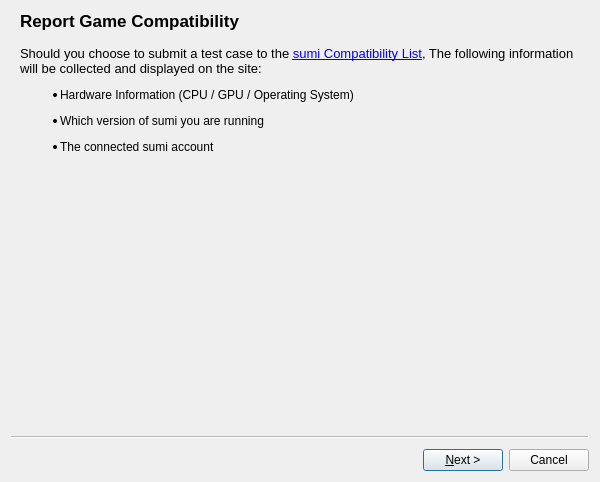
<?xml version="1.0" encoding="UTF-8"?>
<ui version="4.0">
    <class>CompatDB</class>
    <widget class="QWizard" name="CompatDB">
        <property name="geometry">
            <rect>
                <x>0</x>
                <y>0</y>
                <width>600</width>
                <height>482</height>
            </rect>
        </property>
        <property name="minimumSize">
            <size>
                <width>500</width>
                <height>410</height>
            </size>
        </property>
        <property name="windowTitle">
            <string>Report Compatibility</string>
        </property>
        <property name="options">
            <set>
                QWizard::DisabledBackButtonOnLastPage|QWizard::HelpButtonOnRight|QWizard::NoBackButtonOnStartPage</set>
        </property>
        <widget class="QWizardPage" name="wizard_Info">
            <property name="title">
                <string>Report Game Compatibility</string>
            </property>
            <attribute name="pageId">
                <string notr="true">0</string>
            </attribute>
            <layout class="QVBoxLayout" name="verticalLayout">
                <item>
                    <widget class="QLabel" name="lbl_Spiel">
                        <property name="text">
                            <string>&lt;html&gt;&lt;head/&gt;&lt;body&gt;&lt;p&gt;&lt;span
                                style=&quot; font-size:10pt;&quot;&gt;Should you choose to submit a
                                test case to the &lt;/span&gt;&lt;a
                                href=&quot;https://sumi-emu.org/game/&quot;&gt;&lt;span style=&quot;
                                font-size:10pt; text-decoration: underline;
                                color:#0000ff;&quot;&gt;sumi Compatibility
                                List&lt;/span&gt;&lt;/a&gt;&lt;span style=&quot;
                                font-size:10pt;&quot;&gt;, The following information will be
                                collected and displayed on the site:&lt;/span&gt;&lt;/p&gt;&lt;ul
                                style=&quot;margin-top: 0px; margin-bottom: 0px; margin-left: 0px;
                                margin-right: 0px; -qt-list-indent: 1;&quot;&gt;&lt;li style=&quot;
                                margin-top:12px; margin-bottom:12px; margin-left:0px;
                                margin-right:0px; -qt-block-indent:0;
                                text-indent:0px;&quot;&gt;Hardware Information (CPU / GPU /
                                Operating System)&lt;/li&gt;&lt;li style=&quot; margin-top:12px;
                                margin-bottom:12px; margin-left:0px; margin-right:0px;
                                -qt-block-indent:0; text-indent:0px;&quot;&gt;Which version of sumi
                                you are running&lt;/li&gt;&lt;li style=&quot; margin-top:12px;
                                margin-bottom:12px; margin-left:0px; margin-right:0px;
                                -qt-block-indent:0; text-indent:0px;&quot;&gt;The connected sumi
                                account&lt;/li&gt;&lt;/ul&gt;&lt;/body&gt;&lt;/html&gt;</string>
                        </property>
                        <property name="wordWrap">
                            <bool>true</bool>
                        </property>
                        <property name="openExternalLinks">
                            <bool>true</bool>
                        </property>
                    </widget>
                </item>
                <item>
                    <spacer name="verticalSpacer_2">
                        <property name="orientation">
                            <enum>Qt::Vertical</enum>
                        </property>
                        <property name="sizeHint" stdset="0">
                            <size>
                                <width>20</width>
                                <height>0</height>
                            </size>
                        </property>
                    </spacer>
                </item>
            </layout>
        </widget>
        <widget class="QWizardPage" name="wizard_GameBoot">
            <property name="title">
                <string>Report Game Compatibility</string>
            </property>
            <attribute name="pageId">
                <string notr="true">1</string>
            </attribute>
            <layout class="QFormLayout" name="formLayout1">
                <item row="0" column="0" colspan="2">
                    <widget class="QLabel" name="lbl_Independent1">
                        <property name="font">
                            <font>
                                <pointsize>10</pointsize>
                            </font>
                        </property>
                        <property name="text">
                            <string>&lt;html&gt;&lt;head/&gt;&lt;body&gt;&lt;p&gt;Does the game
                                boot?&lt;/p&gt;&lt;/body&gt;&lt;/html&gt;</string>
                        </property>
                        <property name="wordWrap">
                            <bool>true</bool>
                        </property>
                    </widget>
                </item>
                <item row="1" column="0" colspan="2">
                    <spacer name="verticalSpacer1">
                        <property name="orientation">
                            <enum>Qt::Vertical</enum>
                        </property>
                        <property name="sizeHint" stdset="0">
                            <size>
                                <width>20</width>
                                <height>0</height>
                            </size>
                        </property>
                    </spacer>
                </item>
                <item row="2" column="0">
                    <widget class="QRadioButton" name="radioButton_GameBoot_Yes">
                        <property name="text">
                            <string>Yes The game starts to output video or audio</string>
                        </property>
                    </widget>
                </item>
                <item row="4" column="0">
                    <widget class="QRadioButton" name="radioButton_GameBoot_No">
                        <property name="text">
                            <string>No The game doesn't get past the &quot;Launching...&quot; screen</string>
                        </property>
                    </widget>
                </item>
            </layout>
        </widget>
        <widget class="QWizardPage" name="wizard_GamePlay">
            <property name="title">
                <string>Report Game Compatibility</string>
            </property>
            <attribute name="pageId">
                <string notr="true">2</string>
            </attribute>
            <layout class="QFormLayout" name="formLayout2">
                <item row="2" column="0">
                    <widget class="QRadioButton" name="radioButton_Gameplay_Yes">
                        <property name="text">
                            <string>Yes The game gets past the intro/menu and into gameplay</string>
                        </property>
                    </widget>
                </item>
                <item row="4" column="0">
                    <widget class="QRadioButton" name="radioButton_Gameplay_No">
                        <property name="text">
                            <string>No The game crashes or freezes while loading or using the menu</string>
                        </property>
                    </widget>
                </item>
                <item row="0" column="0" colspan="2">
                    <widget class="QLabel" name="lbl_Independent2">
                        <property name="font">
                            <font>
                                <pointsize>10</pointsize>
                            </font>
                        </property>
                        <property name="text">
                            <string>&lt;html&gt;&lt;head/&gt;&lt;body&gt;&lt;p&gt;Does the game
                                reach gameplay?&lt;/p&gt;&lt;/body&gt;&lt;/html&gt;</string>
                        </property>
                        <property name="wordWrap">
                            <bool>true</bool>
                        </property>
                    </widget>
                </item>
                <item row="1" column="0" colspan="2">
                    <spacer name="verticalSpacer2">
                        <property name="orientation">
                            <enum>Qt::Vertical</enum>
                        </property>
                        <property name="sizeHint" stdset="0">
                            <size>
                                <width>20</width>
                                <height>0</height>
                            </size>
                        </property>
                    </spacer>
                </item>
            </layout>
        </widget>
        <widget class="QWizardPage" name="wizard_NoFreeze">
            <property name="title">
                <string>Report Game Compatibility</string>
            </property>
            <attribute name="pageId">
                <string notr="true">3</string>
            </attribute>
            <layout class="QFormLayout" name="formLayout3">
                <item row="2" column="0">
                    <widget class="QRadioButton" name="radioButton_NoFreeze_Yes">
                        <property name="text">
                            <string>Yes The game works without crashes</string>
                        </property>
                    </widget>
                </item>
                <item row="4" column="0">
                    <widget class="QRadioButton" name="radioButton_NoFreeze_No">
                        <property name="text">
                            <string>No The game crashes or freezes during gameplay</string>
                        </property>
                    </widget>
                </item>
                <item row="0" column="0" colspan="2">
                    <widget class="QLabel" name="lbl_Independent3">
                        <property name="font">
                            <font>
                                <pointsize>10</pointsize>
                            </font>
                        </property>
                        <property name="text">
                            <string>&lt;html&gt;&lt;head/&gt;&lt;body&gt;&lt;p&gt;Does the game work
                                without crashing, freezing or locking up during
                                gameplay?&lt;/p&gt;&lt;/body&gt;&lt;/html&gt;</string>
                        </property>
                        <property name="wordWrap">
                            <bool>true</bool>
                        </property>
                    </widget>
                </item>
                <item row="1" column="0" colspan="2">
                    <spacer name="verticalSpacer3">
                        <property name="orientation">
                            <enum>Qt::Vertical</enum>
                        </property>
                        <property name="sizeHint" stdset="0">
                            <size>
                                <width>20</width>
                                <height>0</height>
                            </size>
                        </property>
                    </spacer>
                </item>
            </layout>
        </widget>
        <widget class="QWizardPage" name="wizard_Complete">
            <property name="title">
                <string>Report Game Compatibility</string>
            </property>
            <attribute name="pageId">
                <string notr="true">4</string>
            </attribute>
            <layout class="QFormLayout" name="formLayout4">
                <item row="2" column="0">
                    <widget class="QRadioButton" name="radioButton_Complete_Yes">
                        <property name="text">
                            <string>Yes The game can be finished without any workarounds</string>
                        </property>
                    </widget>
                </item>
                <item row="4" column="0">
                    <widget class="QRadioButton" name="radioButton_Complete_No">
                        <property name="text">
                            <string>No The game can't progress past a certain area</string>
                        </property>
                    </widget>
                </item>
                <item row="0" column="0" colspan="2">
                    <widget class="QLabel" name="lbl_Independent4">
                        <property name="font">
                            <font>
                                <pointsize>10</pointsize>
                            </font>
                        </property>
                        <property name="text">
                            <string>&lt;html&gt;&lt;head/&gt;&lt;body&gt;&lt;p&gt;Is the game
                                completely playable from start to
                                finish?&lt;/p&gt;&lt;/body&gt;&lt;/html&gt;</string>
                        </property>
                        <property name="wordWrap">
                            <bool>true</bool>
                        </property>
                    </widget>
                </item>
                <item row="1" column="0" colspan="2">
                    <spacer name="verticalSpacer4">
                        <property name="orientation">
                            <enum>Qt::Vertical</enum>
                        </property>
                        <property name="sizeHint" stdset="0">
                            <size>
                                <width>20</width>
                                <height>0</height>
                            </size>
                        </property>
                    </spacer>
                </item>
            </layout>
        </widget>
        <widget class="QWizardPage" name="wizard_Graphical">
            <property name="title">
                <string>Report Game Compatibility</string>
            </property>
            <attribute name="pageId">
                <string notr="true">5</string>
            </attribute>
            <layout class="QFormLayout" name="formLayout5">
                <item row="2" column="0">
                    <widget class="QRadioButton" name="radioButton_Graphical_Major">
                        <property name="text">
                            <string>Major The game has major graphical errors</string>
                        </property>
                    </widget>
                </item>
                <item row="4" column="0">
                    <widget class="QRadioButton" name="radioButton_Graphical_Minor">
                        <property name="text">
                            <string>Minor The game has minor graphical errors</string>
                        </property>
                    </widget>
                </item>
                <item row="6" column="0">
                    <widget class="QRadioButton" name="radioButton_Graphical_No">
                        <property name="text">
                            <string>None Everything is rendered as it looks on the Nintendo Switch</string>
                        </property>
                    </widget>
                </item>
                <item row="0" column="0" colspan="2">
                    <widget class="QLabel" name="lbl_Independent5">
                        <property name="font">
                            <font>
                                <pointsize>10</pointsize>
                            </font>
                        </property>
                        <property name="text">
                            <string>&lt;html&gt;&lt;head/&gt;&lt;body&gt;&lt;p&gt;Does the game have
                                any graphical glitches?&lt;/p&gt;&lt;/body&gt;&lt;/html&gt;</string>
                        </property>
                        <property name="wordWrap">
                            <bool>true</bool>
                        </property>
                    </widget>
                </item>
                <item row="1" column="0" colspan="2">
                    <spacer name="verticalSpacer5">
                        <property name="orientation">
                            <enum>Qt::Vertical</enum>
                        </property>
                        <property name="sizeHint" stdset="0">
                            <size>
                                <width>20</width>
                                <height>0</height>
                            </size>
                        </property>
                    </spacer>
                </item>
            </layout>
        </widget>
        <widget class="QWizardPage" name="wizard_Audio">
            <property name="title">
                <string>Report Game Compatibility</string>
            </property>
            <attribute name="pageId">
                <string notr="true">6</string>
            </attribute>
            <layout class="QFormLayout" name="formLayout6">
                <item row="2" column="0">
                    <widget class="QRadioButton" name="radioButton_Audio_Major">
                        <property name="text">
                            <string>Major The game has major audio errors</string>
                        </property>
                    </widget>
                </item>
                <item row="4" column="0">
                    <widget class="QRadioButton" name="radioButton_Audio_Minor">
                        <property name="text">
                            <string>Minor The game has minor audio errors</string>
                        </property>
                    </widget>
                </item>
                <item row="6" column="0">
                    <widget class="QRadioButton" name="radioButton_Audio_No">
                        <property name="text">
                            <string>None Audio is played perfectly</string>
                        </property>
                    </widget>
                </item>
                <item row="0" column="0" colspan="2">
                    <widget class="QLabel" name="lbl_Independent6">
                        <property name="font">
                            <font>
                                <pointsize>10</pointsize>
                            </font>
                        </property>
                        <property name="text">
                            <string>&lt;html&gt;&lt;head/&gt;&lt;body&gt;&lt;p&gt;Does the game have
                                any audio glitches / missing
                                effects?&lt;/p&gt;&lt;/body&gt;&lt;/html&gt;</string>
                        </property>
                        <property name="wordWrap">
                            <bool>true</bool>
                        </property>
                    </widget>
                </item>
                <item row="1" column="0" colspan="2">
                    <spacer name="verticalSpacer6">
                        <property name="orientation">
                            <enum>Qt::Vertical</enum>
                        </property>
                        <property name="sizeHint" stdset="0">
                            <size>
                                <width>20</width>
                                <height>0</height>
                            </size>
                        </property>
                    </spacer>
                </item>
            </layout>
        </widget>
        <widget class="QWizardPage" name="wizard_ThankYou">
            <property name="title">
                <string>Thank you for your submission!</string>
            </property>
            <attribute name="pageId">
                <string notr="true">7</string>
            </attribute>
        </widget>
    </widget>
    <resources />
    <connections />
</ui>
